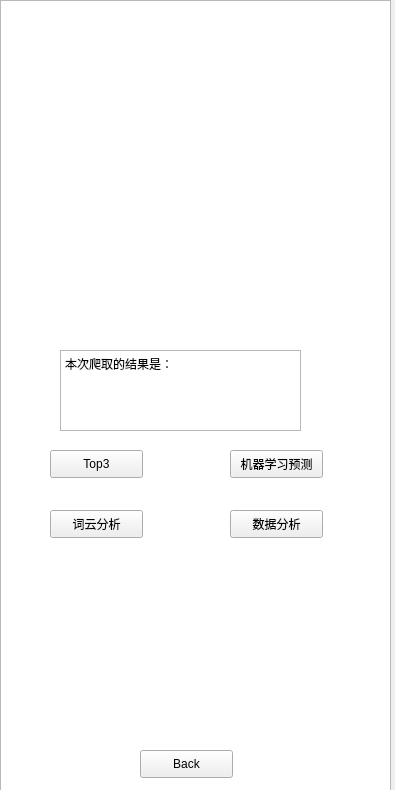
<?xml version="1.0" encoding="UTF-8"?>
<ui version="4.0">
 <class>Form</class>
 <widget class="QWidget" name="Form">
  <property name="geometry">
   <rect>
    <x>0</x>
    <y>0</y>
    <width>395</width>
    <height>790</height>
   </rect>
  </property>
  <property name="windowTitle">
   <string>Form</string>
  </property>
  <widget class="QPushButton" name="pushButton">
   <property name="geometry">
    <rect>
     <x>50</x>
     <y>450</y>
     <width>93</width>
     <height>28</height>
    </rect>
   </property>
   <property name="text">
    <string>Top3</string>
   </property>
  </widget>
  <widget class="QPushButton" name="pushButton_2">
   <property name="geometry">
    <rect>
     <x>230</x>
     <y>450</y>
     <width>93</width>
     <height>28</height>
    </rect>
   </property>
   <property name="text">
    <string>机器学习预测</string>
   </property>
  </widget>
  <widget class="QPushButton" name="pushButton_3">
   <property name="geometry">
    <rect>
     <x>50</x>
     <y>510</y>
     <width>93</width>
     <height>28</height>
    </rect>
   </property>
   <property name="text">
    <string>词云分析</string>
   </property>
  </widget>
  <widget class="QPushButton" name="pushButton_4">
   <property name="geometry">
    <rect>
     <x>230</x>
     <y>510</y>
     <width>93</width>
     <height>28</height>
    </rect>
   </property>
   <property name="text">
    <string>数据分析</string>
   </property>
  </widget>
  <widget class="QGraphicsView" name="graphicsView">
   <property name="geometry">
    <rect>
     <x>0</x>
     <y>0</y>
     <width>391</width>
     <height>791</height>
    </rect>
   </property>
  </widget>
  <widget class="QTextBrowser" name="textBrowser">
   <property name="geometry">
    <rect>
     <x>60</x>
     <y>350</y>
     <width>241</width>
     <height>81</height>
    </rect>
   </property>
   <property name="html">
    <string>&lt;!DOCTYPE HTML PUBLIC &quot;-//W3C//DTD HTML 4.0//EN&quot; &quot;http://www.w3.org/TR/REC-html40/strict.dtd&quot;&gt;
&lt;html&gt;&lt;head&gt;&lt;meta name=&quot;qrichtext&quot; content=&quot;1&quot; /&gt;&lt;style type=&quot;text/css&quot;&gt;
p, li { white-space: pre-wrap; }
&lt;/style&gt;&lt;/head&gt;&lt;body style=&quot; font-family:'SimSun'; font-size:9pt; font-weight:400; font-style:normal;&quot;&gt;
&lt;p style=&quot; margin-top:0px; margin-bottom:0px; margin-left:0px; margin-right:0px; -qt-block-indent:0; text-indent:0px;&quot;&gt;本次爬取的结果是：&lt;/p&gt;&lt;/body&gt;&lt;/html&gt;</string>
   </property>
  </widget>
  <widget class="QPushButton" name="pushButton_5">
   <property name="geometry">
    <rect>
     <x>140</x>
     <y>750</y>
     <width>93</width>
     <height>28</height>
    </rect>
   </property>
   <property name="text">
    <string>Back</string>
   </property>
  </widget>
  <zorder>graphicsView</zorder>
  <zorder>pushButton</zorder>
  <zorder>pushButton_2</zorder>
  <zorder>pushButton_3</zorder>
  <zorder>pushButton_4</zorder>
  <zorder>textBrowser</zorder>
  <zorder>pushButton_5</zorder>
 </widget>
 <resources/>
 <connections/>
</ui>
